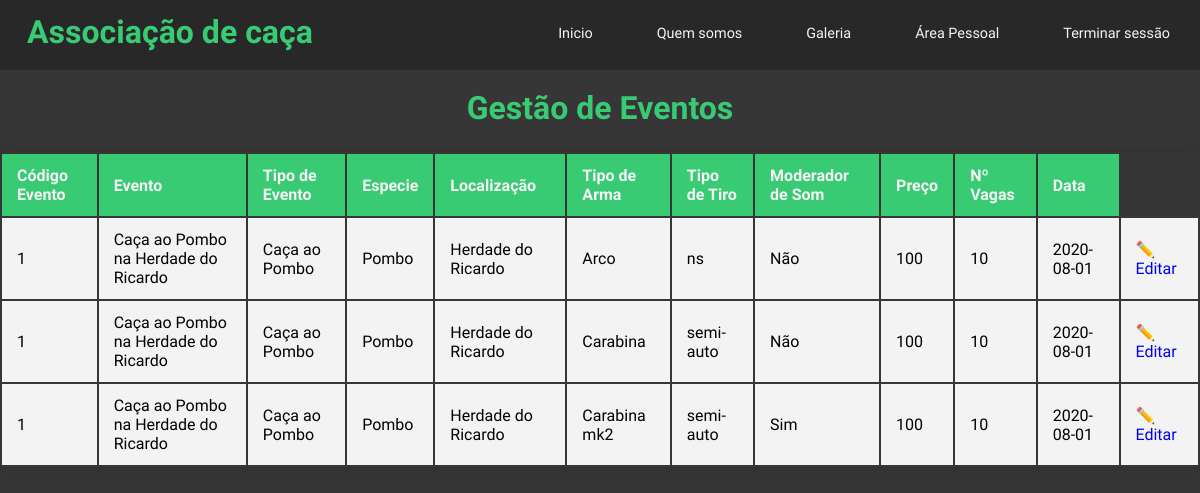
/admin/p_historicoEventos.php (signed in), run on the app's committed database.
### tables this page shows
CREATE TABLE `evento` (
  `codEvento` int(11) NOT NULL,
  `codTipo` int(11) NOT NULL,
  `codAnimal` int(11) NOT NULL,
  `codLocalizacao` int(11) NOT NULL,
  `ata` varchar(200) NOT NULL,
  `preco` int(11) NOT NULL,
  `vaga` int(11) NOT NULL,
  `vagaatual` int(11) NOT NULL,
  `data` date NOT NULL,
  `descricao` varchar(50) NOT NULL,
  `ativo` bit(1) NOT NULL
);

CREATE TABLE `tipoevento` (
  `codTipo` int(11) NOT NULL,
  `descricao` varchar(50) NOT NULL,
  `ativo` bit(1) NOT NULL
);

CREATE TABLE `tipoanimal` (
  `codAnimal` int(11) NOT NULL,
  `especie` varchar(50) NOT NULL,
  `ativo` bit(1) NOT NULL
);

CREATE TABLE `localizacao` (
  `codLocalizacao` int(11) NOT NULL,
  `morada` varchar(50) NOT NULL,
  `mancha` varchar(10) NOT NULL,
  `ativo` bit(1) NOT NULL
);

CREATE TABLE `tipoarma` (
  `codArma` int(11) NOT NULL,
  `descricao` varchar(50) NOT NULL,
  `especificacaoTiro` varchar(50) NOT NULL,
  `silenciador` bit(1) NOT NULL,
  `ativo` bit(1) NOT NULL
);

### admin/p_historicoEventos.php (the view, shortened to what this page needs)
<!DOCTYPE html>
<html lang="en">
    <head>
        <link rel="stylesheet" href="../css/style.css">
    </head>
    <body>
        <?php
            $dataSistema = date('Y-m-d');
            if(isset($_SESSION['utilizador']))
            {
                $sql = "SELECT codPerfil FROM utilizador WHERE nomeUser = '".$_SESSION["utilizador"]."'";
                $res = mysqli_query($conn, $sql);
                $row = mysqli_fetch_array($res);
                if($row['codPerfil'] == ADMIN)
                {
        ?>
                    <header>
                        <div class="navbar">
                            <h1>Associação de caça</h1>
                            <ul>
                                <li><a href='../index.php'>Inicio</a></li>
                                <li><a href='../about.php'>Quem somos</a></li>
                                <li><a href='../gallery.php'>Galeria</a></li>
                                <li><a href='../p_areaPessoal.php'>Área Pessoal</a></li>
                                <li><a href='../logout/logout.php'>Terminar sessão</a></li>
                            </ul>
                        </div>
                    </header>
        <?php
                    $sql = "SELECT e.codEvento AS codEvento, e.descricao AS Evento, te.descricao AS Tipo_Evento, tan.especie AS Especie, l.morada AS Localizacao, ta.descricao AS Tipo_Arma, ta.especificacaoTiro AS Tipo_Tiro, ta.silenciador AS Silenciador, e.preco AS Preco, e.vaga AS N_Vagas, e.data AS Data, e.ativo AS ativo FROM evento AS e INNER JOIN tipoevento AS te ON (e.codTipo = te.codTipo) INNER JOIN armaevento AS ae ON (ae.codTipo = te.codTipo) INNER JOIN tipoanimal AS tan ON (e.codAnimal = tan.codAnimal) INNER JOIN localizacao AS l ON (e.codLocalizacao = l.codLocalizacao) INNER JOIN tipoarma as ta ON (ae.codArma = ta.codArma) ORDER BY e.data DESC";
                    $res = mysqli_query($conn, $sql);
                    echo
                    "
                    <br>
                    <h1>Gestão de Eventos</h1>
                        <div class='content_table'>
                            <table width='100%'>
                                <thead>
                                    <tr>
                                        <th>Código Evento</th>
                                        <th>Evento</th>
                                        <th>Tipo de Evento</th>
                                        <th>Especie</th>
                                        <th>Localização</th>
                                        <th>Tipo de Arma</th>
                                        <th>Tipo de Tiro</th>
                                        <th>Moderador de Som</th>
                                        <th>Preço</th>
                                        <th>Nº Vagas</th>
                                        <th>Data</th>
                                    </tr>
                                </thead>
                    ";
                    while($row = mysqli_fetch_array($res))
                    {
                                echo
                                "
                                <tbody>";
                                    if($row['Data'] < $dataSistema)
                                    {
                                        echo"
                                        <tr>
                                            <td>".$row['codEvento']."</td>
                                            <td>".$row['Evento']."</td>
                                            <td>".$row['Tipo_Evento']."</td>
                                            <td>".$row['Especie']."</td>
                                            <td>".$row['Localizacao']."</td>
                                            <td>".$row['Tipo_Arma']."</td>
                                            <td>".$row['Tipo_Tiro']."</td>";
                                            if($row['Silenciador'] == 1)
                                            {
                                                echo"<td> Sim </td>";
                                            }
                                            else
                                            {
                                                echo"<td> Não </td>";
                                            }
                                            echo
                                            "
                                            <td>".$row['Preco']."</td>
                                            <td>".$row['N_Vagas']."</td>
                                            <td>".$row['Data']."</td>
                                            <td><a href='p_editarEvento.php?codEvento=".$row["codEvento"]."'>✏️ Editar</a></td>
                                        </tr>";
                                    }
                                echo"
                                </tbody>
                                ";
                    }
                    echo
                    "
                            </table>
                        </div>
                    ";
                }
            }
            else
            {
                header('refresh:0; ../index.php');
            }
        ?>
    </body>
</html>

### css/style.css (style rules this page uses)
* { margin: 0px; padding: 0px; font-family: 'Open Sans Condensed', sans-serif; }
body { background: #363636; box-sizing: border-box; }
h1, h2, h3 { text-align: center; color: #39ca74; }
.navbar { width: 100%; height: 70px; background-color: #282828; }
.navbar h1 { position: absolute; padding: 3px; float: left; margin-left: 2%; margin-top: 10px; color: #39ca74; }
.navbar ul { width: auto; float: right; margin-top: 8px; }
.navbar li { display: inline-block; padding: 15px 30px; }
.navbar a { text-align: center; color: whitesmoke; text-decoration: none; font-size: 1.2vw; }
.content_table { border-collapse: collapse; margin: 25px 0; min-width: 400px; border-radius: 5px 5px 0 0; overflow: hidden; box-shadow: 0 0 20px rgba(0,0,0,0.15); }
.content_table thead tr { background-color: #39ca74; color: whitesmoke; text-align: left; font-weight: bold; }
.content_table th, td { padding: 12px 15px; }
.content_table tbody tr { background-color: #f3f3f3; }
.content_table a { text-decoration: none; }

### data on the page
evento: codEvento "1", descricao "Caça ao Pombo na Herdade do Ricardo", codTipo.descricao "Caça ao Pombo", codAnimal.especie "Pombo", codLocalizacao.morada "Herdade do Ricardo", tipoarma.descricao "Arco", tipoarma.especificacaoTiro "ns", shows "Não", preco "100", vaga "10", data "2020-08-01", tipoarma.descricao "Carabina", tipoarma.especificacaoTiro "semi-auto", tipoarma.descricao "Carabina mk2"
